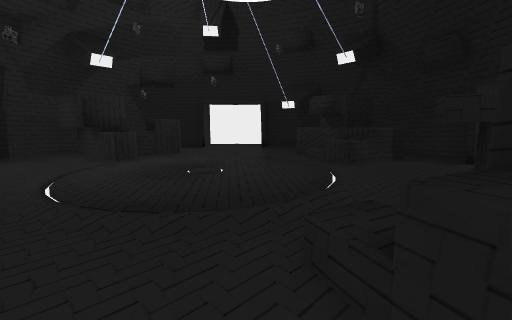
view 1 (above)

16 first-person views from a walk through a Unity game level. The camera is 1.5 m above the floor, tilts 8° down and sees 90° across. The floor is counted in squares, 1 m on a side. Each view is taken from the middle of a square. On the plan, view 1 faces up. The plan holds only what a view shows up to about 13 squares ahead; the rest is blank. The player character is not drawn. Some animated figures are left out. Some surface patterns are stand-ins.

view 2
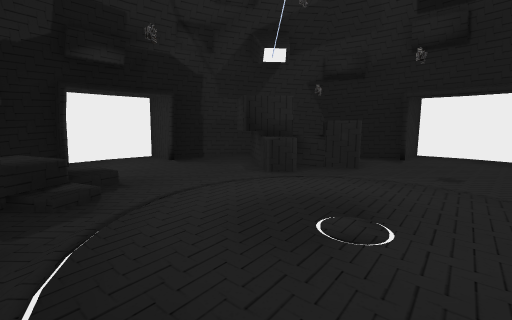

view 3
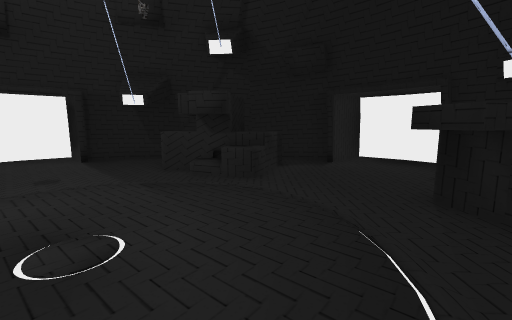

view 4
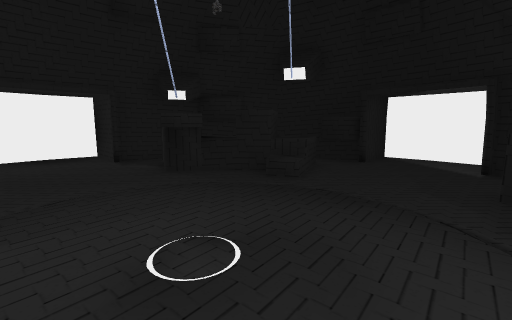

view 5
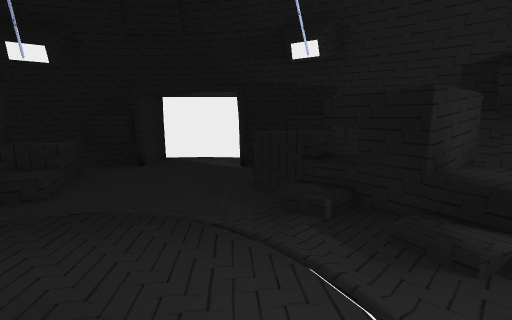

view 6
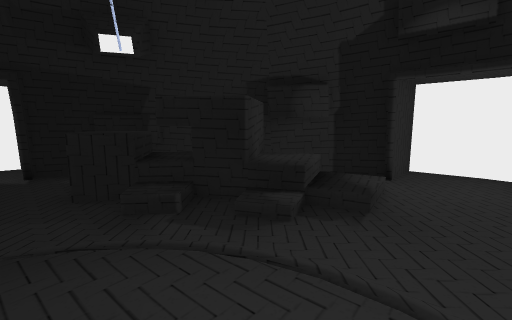

view 7
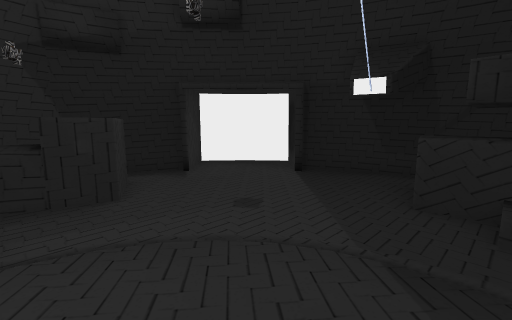

view 8
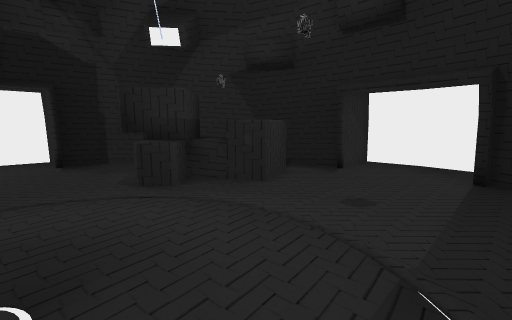

view 9
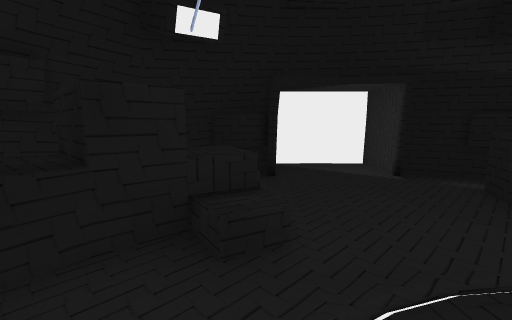

view 10
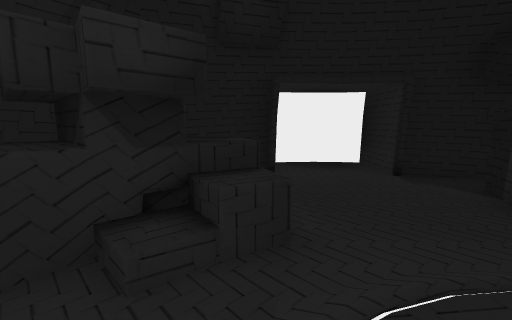

view 11
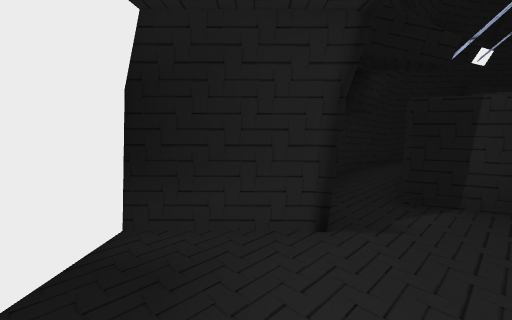

view 12
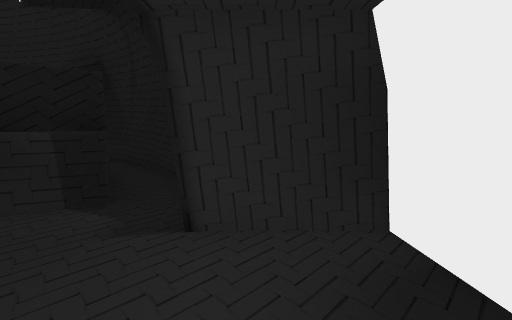

view 13
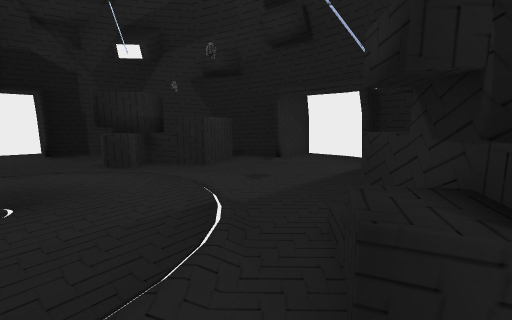

view 14
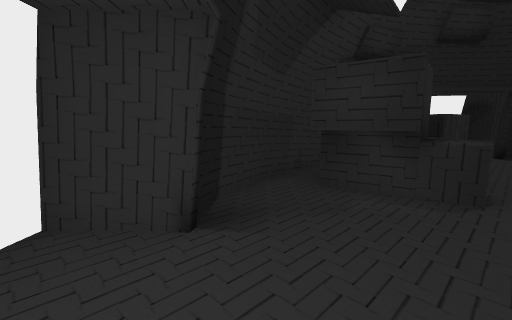

view 15
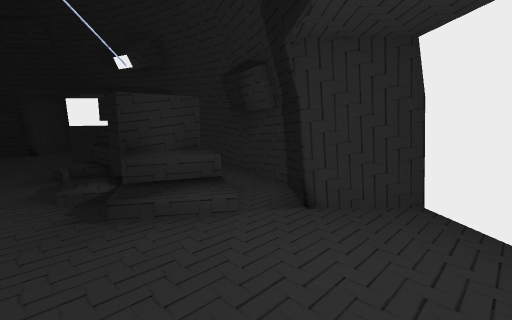

view 16
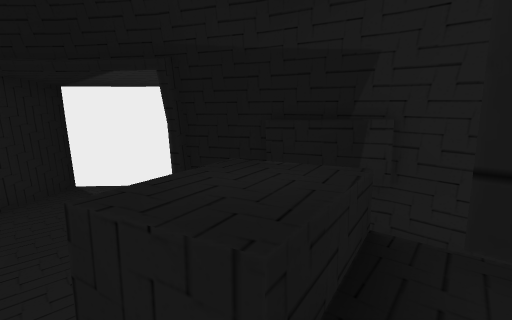

### Floor plan
Key: @ floor where view 1 was taken; # wall or solid block; . main floor; : floor 0.25 m higher than the main floor; + floor 0.75 m higher than the main floor; / step, stairs or slope; = window, fence, low wall or low ledge; ^ raised ledge.
Columns run from 13 left of view 1 to 11 right of it. Each row starts with its distance up from view 1.
 19          ######
 18          #....#
 17        ###....###
 16        #........###
 15        ##.........#
 14        ###......^=#
 13       ####.....^^###
 12   ######........######
 11   #..##^..::::./#^^^.#
 10 ###......::::::.^^^..####
  9 #.......::::::::........#
  8 #.......::::::::........#
  7 #.......::::::::........#
  6 #...//..::::::::........#
  5 ###.:/=/.::::::..##..####
  4   #.=+#./.::::..####.#
  3   ##==^#:.....^.# ####
  2    ####^^#....^^#
  1       #^^^....^^#
  0       ##^....@.^#
 -1       ##........#
 -2        ###....###
 -3          #....#
 -4          #....#
 -5          ######

Positions as (right, up) in squares from view 1, and headings:
1: (0, 0), facing up
2: (0, 4), facing up-left
3: (-2, 4), facing up-right
4: (-4, 9), facing down-right
5: (-4, 8), facing down
6: (-3, 8), facing down-left
7: (-1, 8), facing up
8: (1, 8), facing up-left
9: (1, 6), facing down
10: (0, 10), facing right
11: (9, 9), facing down
12: (9, 6), facing up
13: (4, 8), facing up-left
14: (-10, 6), facing up
15: (-10, 10), facing down
16: (-5, 3), facing down
